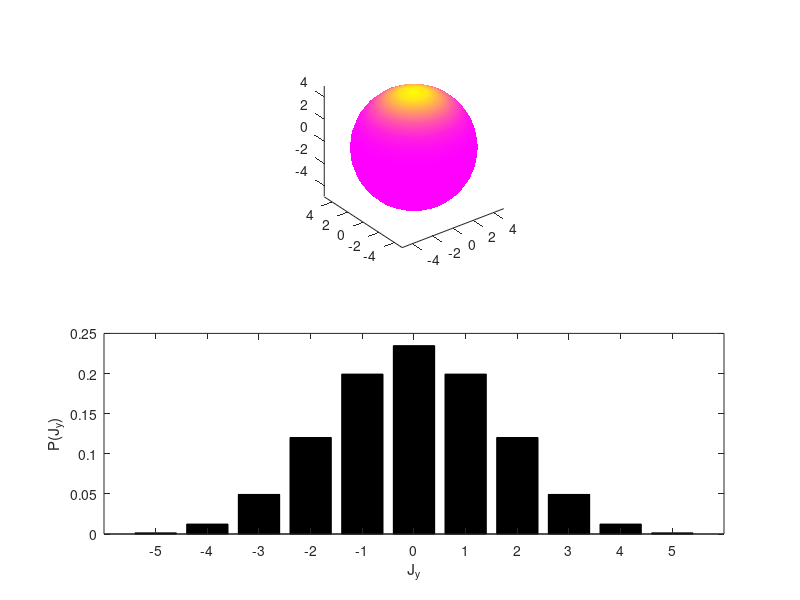

This figure's MATLAB source:
%
%      Bloch states
%      2-Level system
%
%



% Number of atoms to simulate
N = 10;
t = 0.04;
M = 2;




% Initial state
c0 = zeros(N + 1, 1);
c0(1) = 1;
psi0 = c0;



% Operators
N_a1 = diag(N - (0:N));
N_a2 = diag(0:N);
%N_b = diag(0:N);

a1_p = diag(sqrt(N + 1 - (1:N)), -1);
a1_m = diag(sqrt(N + 1 - (1:N)), 1);
a2_p = diag(sqrt(1:N), -1);
a2_m = diag(sqrt(1:N), 1);

f = @(x) (sqrt(x + M));
b_m = diag(f(1:N), 1);
b_p = diag(f(1:N), -1);

f = @(x) (sqrt(x) .* sqrt(N - x + 1));
J_p = diag(f(1:N), 1);
J_m = diag(f(1:N), -1);

J_x = 0.5 * (J_p + J_m);
J_y = 0.5i * (J_p - J_m);
J_z = 0.5 * (N_a1 - N_a2);



% Hamiltonain definition
H_m = J_m .* b_p + J_p .* b_m;



% Unitary operator
U = @(t, H) (expm(-1i * H * t));



% Spin-coherent state function (for Qfunc)
alpha = @(theta, phi)  (...
    expm(-1i * phi * J_z) * ...
    expm(-1i * theta * J_y) * ...
    psi0);



% Psi0 at time t
psi_t = U(t, H_m) * psi0;



% Density matrix
rho_AB = psi_t * psi_t';
rho_A = eye(N+1).*rho_AB;
meanJz = trace(J_z*rho_A);
varJy = trace(J_y*J_y*rho_A) - trace(J_y*rho_A).^2;

 

% Q function
Q = @(theta, phi) ( ...
        alpha(theta, phi)' * ...
        rho_A * ...
        alpha(theta, phi) );

    

% Calculate values
theta_steps = 15;
phi_steps = 30;
q = zeros(theta_steps, phi_steps);
for i = 1:theta_steps
    for j = 1:phi_steps
        
        theta = pi * (i - 1) / (theta_steps - 1);
        phi = 2 * pi * (j - 1) / (phi_steps - 1);

        q(i, j) = abs(Q(theta, phi));

    end
end



% Variance function
var = @(A, psi) (psi' * A * psi);



% Bloch space
theta_matrix = linspace(0, pi, theta_steps);
phi_matrix = linspace(0, 2*pi, phi_steps);
[thetamesh, phimesh] = meshgrid(theta_matrix, phi_matrix);



% Calculate eigenvalues of J_y for P(J_y)
[V, D] = eig(J_y);
P_y = zeros(N + 1, 1);

for i = 1:N + 1
    % ith eigenvector
    v = V(:,i);
    
    P_y(i) = v' * rho_A * v;
end




figure
colormap(spring);
%title(sprintf('Husimi-Q function and J_y projection for N=%l atoms, M=%i photons and gt=%i', N, M, t));



subplot(2, 1, 1)


radius = N / 2;
x = radius * sin(thetamesh) .* cos(phimesh);
y = radius * sin(thetamesh) .* sin(phimesh);
z = radius * cos(thetamesh);

surf(x, y, z, q')
shading 'interp'
view(3)
axis on
axis tight
axis equal
grid off;
     
     

subplot(2, 1, 2)
    
bar(-N/2:N/2, P_y, 'k');
xl = xlabel('J_y');
yl = ylabel('P(J_y)');
set([xl yl], 'interpreter', 'tex');

